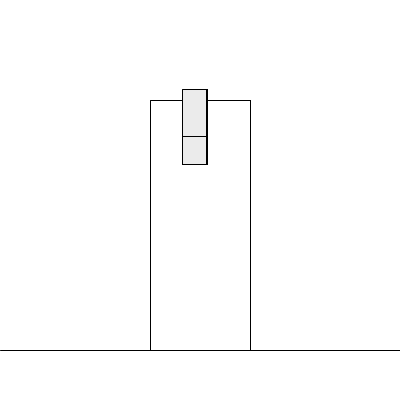
Frame 1 (no input)
Frame 60 (the mouse pressed at the canvas centre just before this capture): identical to frame 1, image omitted
Frame 120 (the mouse held since frame 60 and released just before this capture): identical to frame 1, image omitted

The Processing sketch that drew this single still picture (run headless with seeded random() and noise(); from frame 60 on, the mouse is pressed at the canvas centre):

// Processing sketch: processing_20244
// ── processing_20244.pde

void setup() {
  size(400,400);
  makeShape();
}

float shapeWidth = 50;
float shapeHeight = 250;
float rectWidth = 25;
float rectHeight = 75;
float xProportion=random(0,1);
float yProportion=random(0,1);
Float x=random(rectWidth/2,rectWidth);
float y=random(rectHeight/2,rectHeight);

void draw() {
}

void mouseDragged() {
  if (mouseButton == LEFT) {
    shapeWidth = shapeWidth + (mouseX-pmouseX);
    shapeHeight = shapeHeight + (mouseY-pmouseY);
    makeShape();
  }
  else  if (mouseButton == RIGHT) {
    rectWidth = rectWidth + (mouseX-pmouseX);
    rectHeight = rectHeight + (mouseY-pmouseY);
    x=x+xProportion*(mouseX-pmouseX);
    y=y+yProportion*(mouseY-pmouseY);
    makeShape();
  }
}
 
void makeShape() {
  background(255);
  line(0,350,400,350);
  beginShape();
  fill(255);
  vertex(width/2 - shapeWidth, height-50-shapeHeight);
  vertex(width/2 + shapeWidth, height-50-shapeHeight);
  vertex(width/2 + shapeWidth, height-50);
  vertex(width/2 - shapeWidth, height-50);
  vertex(width/2 - shapeWidth, height-50-shapeHeight);
  endShape();
  beginShape();
  fill(random(150,250));
  vertex(width/2 - shapeWidth+shapeWidth*xProportion, height-50-shapeHeight+shapeHeight*yProportion-rectHeight);
  vertex(width/2 - shapeWidth+shapeWidth*xProportion, height-50-shapeHeight+shapeHeight*yProportion);
  vertex(width/2 - shapeWidth+shapeWidth*xProportion+rectWidth, height-50-shapeHeight+shapeHeight*yProportion);
  vertex(width/2 - shapeWidth+shapeWidth*xProportion+rectWidth, height-50-shapeHeight+shapeHeight*yProportion-rectHeight);
  vertex(width/2 - shapeWidth+shapeWidth*xProportion, height-50-shapeHeight+shapeHeight*yProportion-rectHeight);
  endShape();
  //vertical line
  beginShape();
  vertex(width/2 - shapeWidth+shapeWidth*xProportion+x, height-50-shapeHeight+shapeHeight*yProportion-rectHeight);
  vertex(width/2 - shapeWidth+shapeWidth*xProportion+x, height-50-shapeHeight+shapeHeight*yProportion);
  endShape();
  //horizontal line
  beginShape();
  vertex(width/2 - shapeWidth+shapeWidth*xProportion, height-50-shapeHeight+shapeHeight*yProportion+y-rectHeight);
  vertex(width/2 - shapeWidth+shapeWidth*xProportion+rectWidth, height-50-shapeHeight+shapeHeight*yProportion+y-rectHeight);
  endShape();
}
//output
void keyPressed(){
  if((key=='b')||(key=='B')){
    save("image.jpg");
    println("saved");
  }
}
